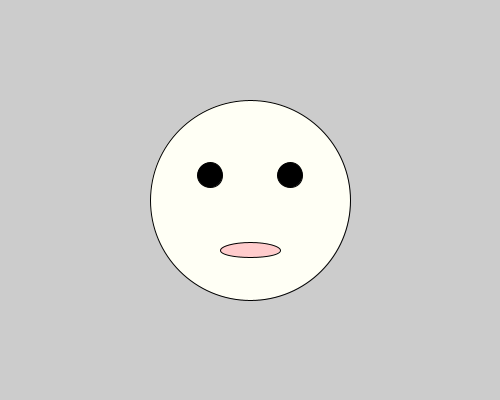
Frame 1 (no input)
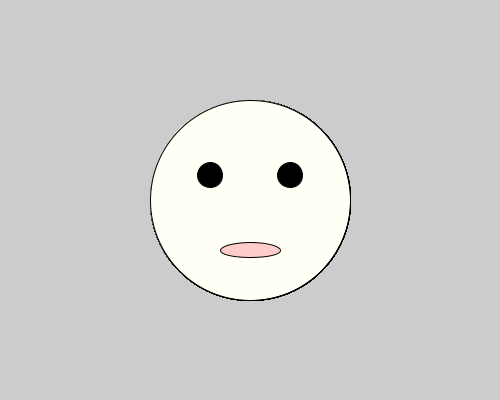
Frame 60 (the mouse pressed at the canvas centre just before this capture)
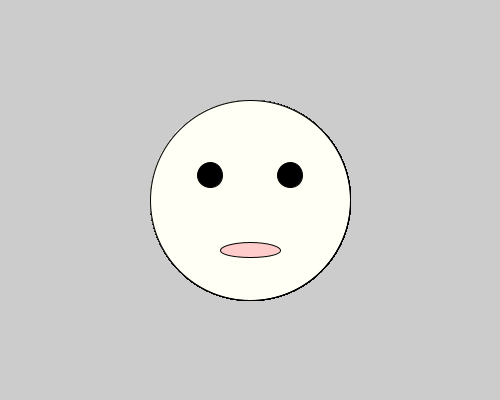
Frame 120 (the mouse held since frame 60 and released just before this capture)

The Processing sketch that drew these frames (run headless with seeded random() and noise(); from frame 60 on, the mouse is pressed at the canvas centre):

// Processing sketch: processing_106368
// ── processing_106368.pde

int counter;
 
 
void setup() {  //setup function called initially, only once
  size(500, 400);
  }
 
 
void draw() {  //draw function loops 
 fill(255,255,245);
    ellipse(250,200,200,200);
    fill(0,0,0);
    ellipse(210,175,25,25);
 ellipse(290,175,25,25);
 fill(255,204,204);
 ellipse(250,250,60,15);

}
